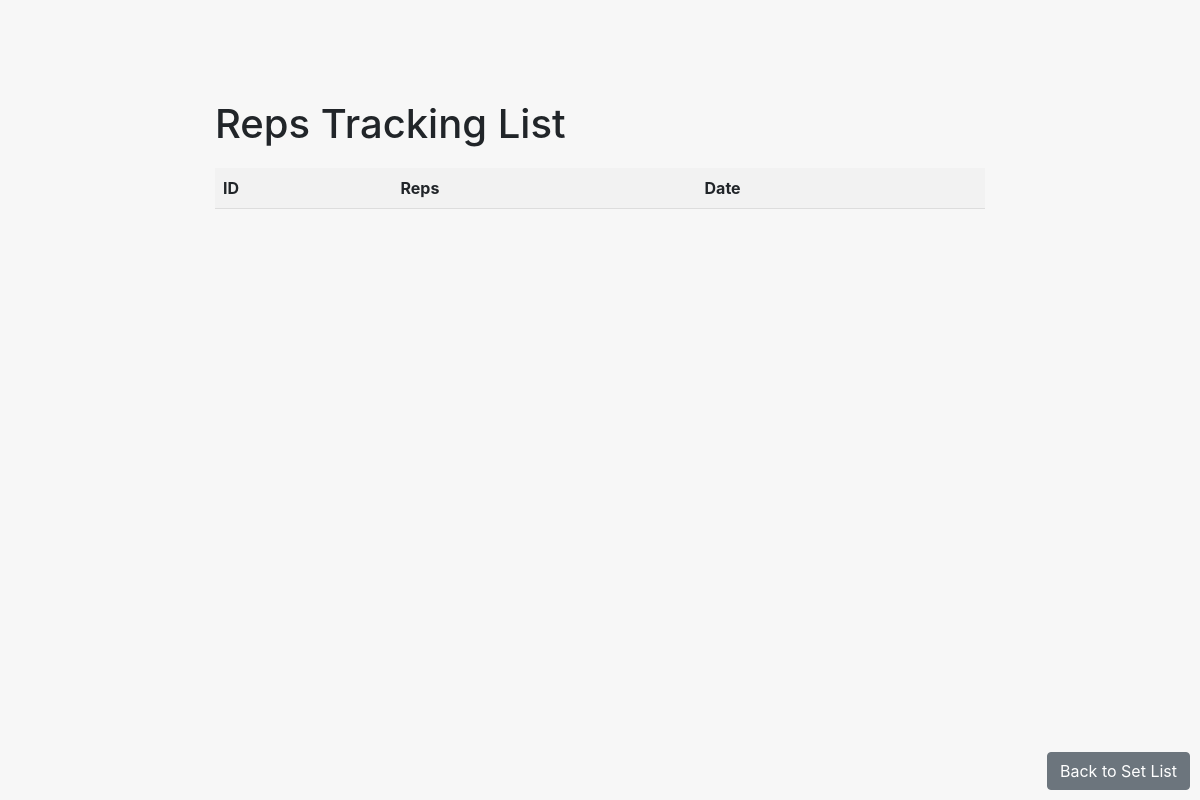
Page /workouts/get_reps_history/19/1/80/ on the earlier database version.
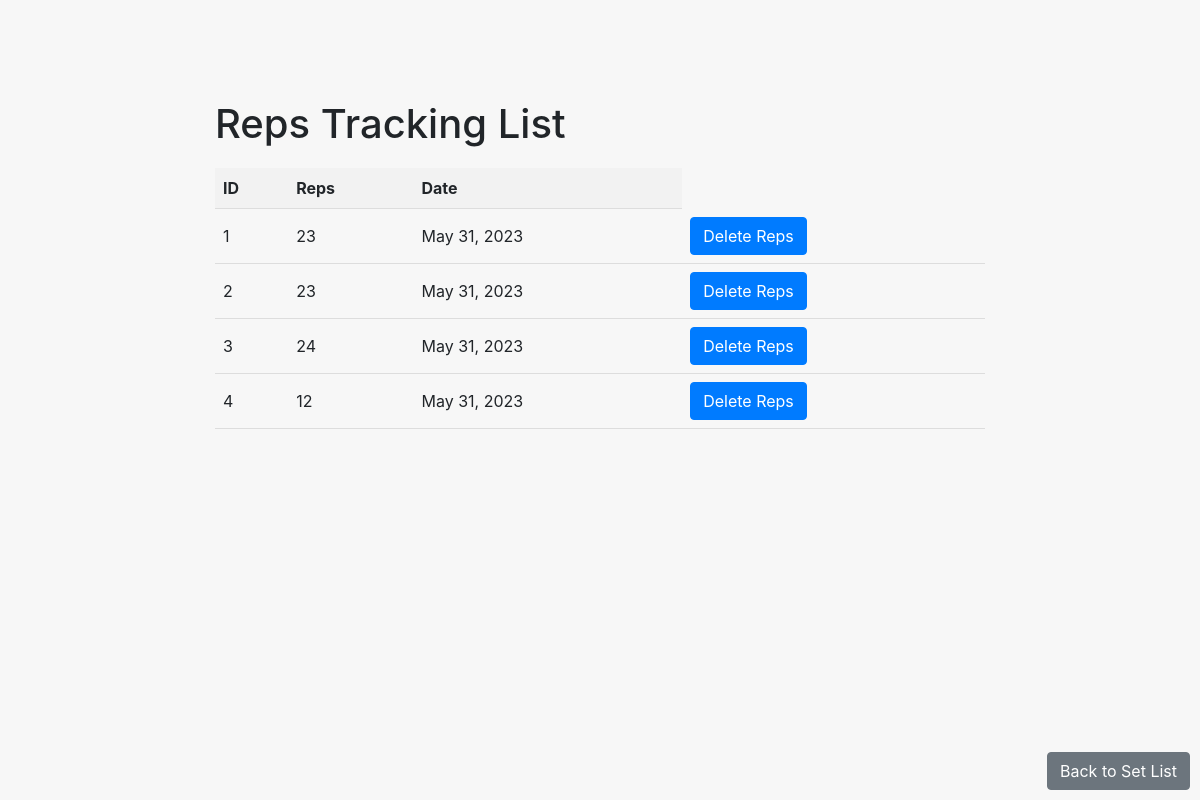
Same page on the later database version.
### workouts/models.py (models this page shows)
class Reps_Tracking(models.Model):
    id = models.AutoField(primary_key=True)
    set = models.ForeignKey('Set', on_delete=models.CASCADE, related_name='reps_trackings')
    reps = models.IntegerField()
    date = models.DateField(auto_now=True)

### workouts/views.py (the view)
# urls.py: path('get_reps_history/<int:workout_id>/<int:nExercise>/<int:set_id>/',get_reps_history,name='reps_history'),
def get_reps_history(request,workout_id, nExercise ,set_id):
    set = Set.objects.get(id=set_id)
    reps_track = Reps_Tracking.objects.filter(set=set)
    context = {
        'reps_track': reps_track,
        'set': set,
        'workout_id': workout_id,
        'nExercise': nExercise,
    }
    return render(request, 'get_reps_history.html', context=context)

### templates/get_reps_history.html (shortened to what this page needs)
<!DOCTYPE html>
<html>
<head>
    <link rel="stylesheet" href="https://stackpath.bootstrapcdn.com/bootstrap/4.5.0/css/bootstrap.min.css">
</head>
<body>
    <div class="container">
        <h1>Reps Tracking List</h1>
        <table>
            <thead>
                <tr>
                    <th>ID</th>
                    <th>Reps</th>
                    <th>Date</th>
                </tr>
            </thead>
            <tbody>
                {% for tracking in reps_track %}
                <tr>
                    <td>{{ tracking.id }}</td>
                    <td>{{ tracking.reps }}</td>
                    <td>{{ tracking.date }}</td>
                <td>
                    <a href="{% url 'delete_reps_history' workout_id nExercise set.id tracking.id %}"  class="btn btn-primary" >Delete Reps</a>
                </td>
                </tr>
                {% endfor %}
            </tbody>
        </table>
    </div>
    <a href="{% url 'set_list' workout_id nExercise %}" class="btn btn-secondary back-btn">Back to Set List</a>
</body>
</html>

Differences in the rows shown:
added Reps_Tracking: id "1", reps "23", date "May 31, 2023"
added Reps_Tracking: id "2", reps "23", date "May 31, 2023"
added Reps_Tracking: id "3", reps "24", date "May 31, 2023"
added Reps_Tracking: id "4", reps "12", date "May 31, 2023"
